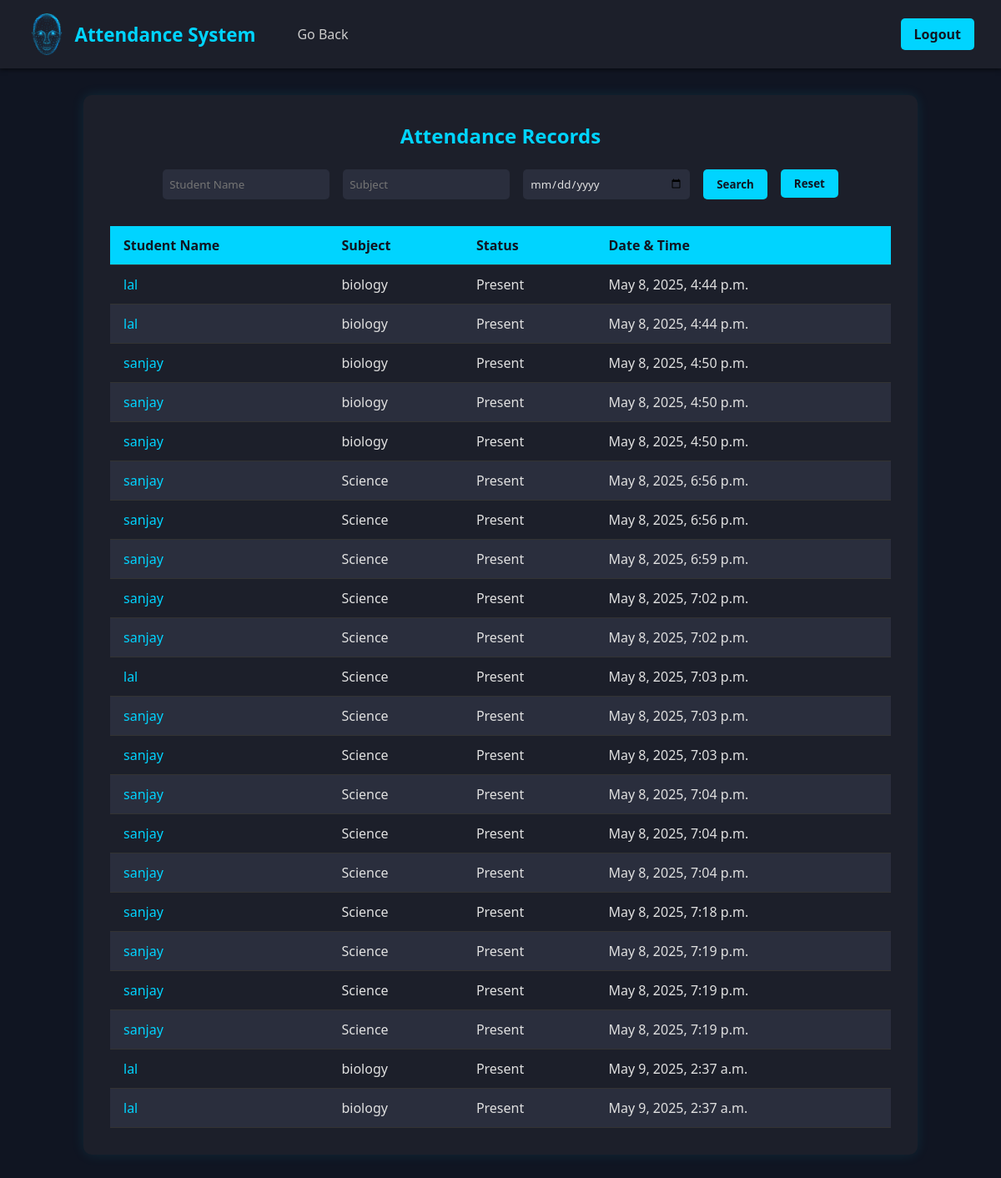
/attendance-record/ (signed in), run on an earlier commit of the app's database.
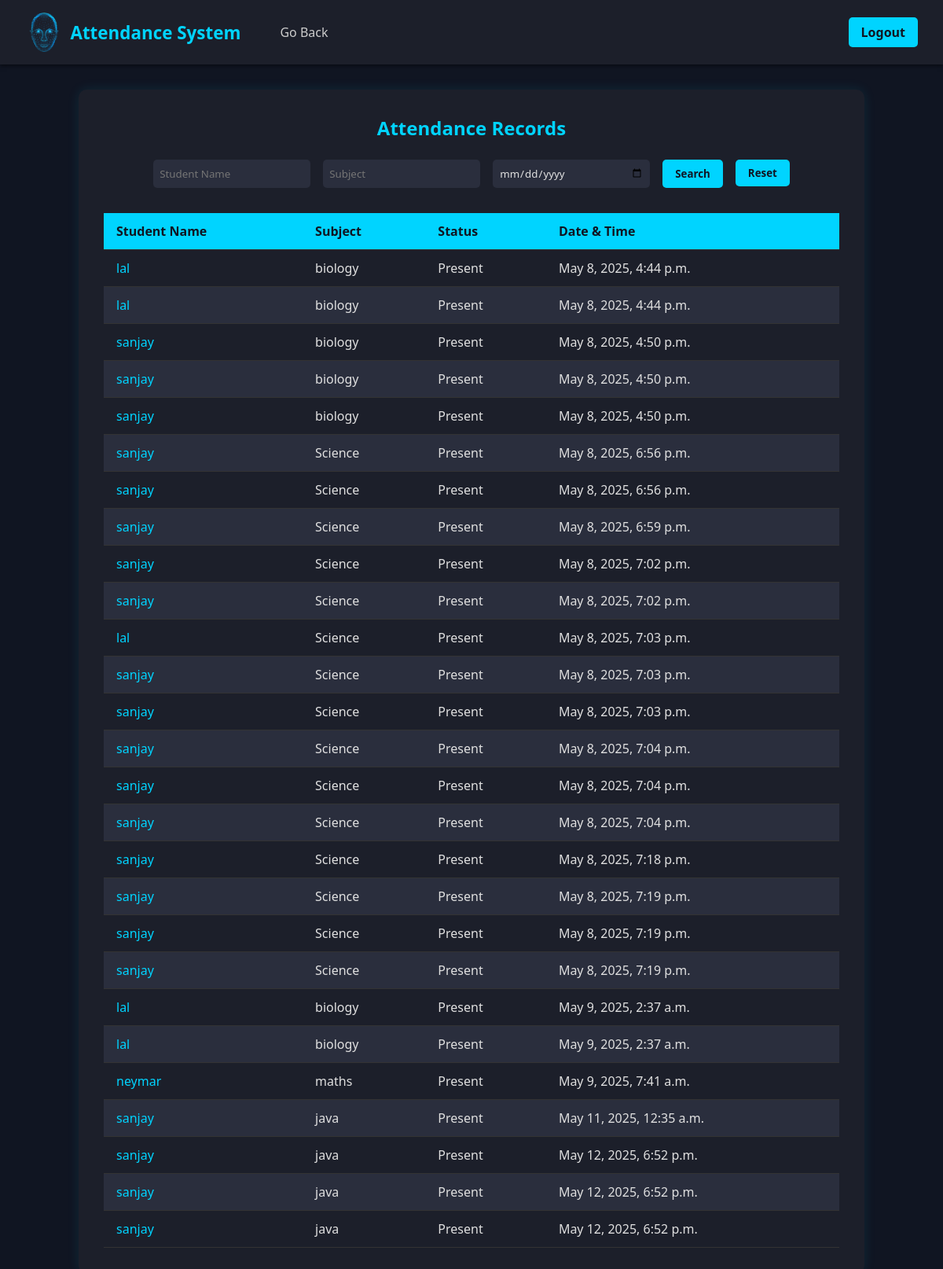
And on a later commit of the database.
### attendance_app/models.py (models this page shows)
class Attendance(models.Model):
    student = models.ForeignKey(Student, on_delete=models.CASCADE)
    subject = models.CharField(max_length=100)
    timestamp = models.DateTimeField(auto_now_add=True)
    status = models.CharField(max_length=10, choices=[('Present', 'Present'), ('Absent', 'Absent')])

class Student(models.Model):
    name = models.CharField(max_length=100)
    face_encoding = models.BinaryField()

### attendance_app/views.py (the view)
# urls.py: path('attendance-record/',views.attendance_records,name='attendance_records'),
@login_required
def attendance_records(request):
    student_query = request.GET.get("student", "")
    subject_query = request.GET.get("subject", "")
    date_query = request.GET.get("date", "")
    records = Attendance.objects.all()
    if student_query:
        records = records.filter(student__name__icontains=student_query)
    if subject_query:
        records = records.filter(subject__icontains=subject_query)
    if date_query:
        records = records.filter(timestamp__date=date_query)
    return render(request, "attendance_app/attendance_records.html", {
        "records": records,
    })

### attendance_app/templates/attendance_app/attendance_records.html (shortened to what this page needs)
<!DOCTYPE html>
<html lang="en">
<head>
    {% load static %}
</head>
<body>
    <nav>
        <div class="nav-left">
            <div class="logo">
                <img src="{% static 'attendance_app/images/logo2.png' %}" alt="Site Logo">
                Attendance System
            </div>
            <div class="nav-links">
                <a href="/dashboard/">Go Back</a>
            </div>
        </div>
        <div class="nav-right" style="display: flex; gap: 10px;">
            <a href="/login/" class="btn">Logout</a>
        </div>
    </nav>
    <main>
        <div class="container">
            <h2>Attendance Records</h2>
            <form method="GET" class="search-form">
                <input type="text" name="student" placeholder="Student Name" value="{{ request.GET.student }}">
                <input type="text" name="subject" placeholder="Subject" value="{{ request.GET.subject }}">
                <input type="date" name="date" value="{{ request.GET.date }}">
                <button type="submit">Search</button>
                <a href="{% url 'attendance_records' %}" style="text-decoration: none;">
                  <button type="button">Reset</button>
                </a>
            </form>
            {% if records %}
                <table>
                    <thead>
                        <tr>
                            <th>Student Name</th>
                            <th>Subject</th>
                            <th>Status</th>
                            <th>Date & Time</th>
                        </tr>
                    </thead>
                    <tbody>
                        {% for record in records %}
                        <tr>
                            <td>
                              <a href="{% url 'student_detail' record.student.id %}" style="color: #00d4ff; text-decoration: none;">
                                {{ record.student.name }}
                            </a>
                            </td>
                            <td>{{ record.subject }}</td>
                            <td>{{ record.status }}</td>
                            <td>{{ record.timestamp }}</td>
                        </tr>
                        {% endfor %}
                    </tbody>
                </table>
            {% else %}
                <p>No attendance records found.</p>
            {% endif %}
        </div>
    </main>
</body>
</html>

### attendance_app/templates/attendance_app/attendance_records.html (style rules this page uses)
* { margin: 0; padding: 0; box-sizing: border-box; font-family: 'Segoe UI', Tahoma, Geneva, Verdana, sans-serif; }
body { background-color: #101522; color: #e0e0e0; min-height: 100vh; display: flex; flex-direction: column; }
nav { display: flex; justify-content: space-between; align-items: center; padding: 1rem 2rem; background-color: #1c1f2a; box-shadow: 0 2px 5px rgba(0, 0, 0, 0.5); }
.nav-left { display: flex; align-items: center; gap: 20px; }
.logo { font-weight: bold; font-size: 1.4rem; display: flex; align-items: center; gap: 0.5rem; color: #00d4ff; }
.logo img { height: 50px; width: auto; }
.nav-links a { text-decoration: none; color: #ccc; font-size: 1rem; transition: color 0.3s ease; margin-left: 30px; }
.nav-right .btn { background-color: #00d4ff; color: #101522; padding: 0.5rem 1rem; border-radius: 5px; text-decoration: none; font-weight: 600; transition: background-color 0.3s ease; }
main { flex: 1; padding: 2rem; }
.container { max-width: 1000px; margin: 0 auto; background-color: #1c1f2a; padding: 2rem; border-radius: 10px; box-shadow: 0 0 15px rgba(0, 212, 255, 0.1); }
h2 { text-align: center; color: #00d4ff; margin-bottom: 1.5rem; }
form.search-form { display: flex; flex-wrap: wrap; gap: 1rem; margin-bottom: 2rem; justify-content: center; }
.search-form input[type="text"], .search-form input[type="date"] { padding: 0.5rem; border-radius: 5px; border: none; width: 200px; background-color: #2a2e3d; color: #e0e0e0; }
.search-form button { background-color: #00d4ff; color: #101522; padding: 0.5rem 1rem; border-radius: 5px; font-weight: bold; border: none; cursor: pointer; transition: background-color 0.3s ease; }
table { width: 100%; border-collapse: collapse; color: #e0e0e0; }
thead { background-color: #00d4ff; color: #101522; }
th, td { padding: 0.75rem 1rem; text-align: left; border-bottom: 1px solid #333; }
tr:nth-child(even) { background-color: #2a2e3d; }

What changed in the data, as far as the page shows it:
added Attendance: student.name "neymar", subject "maths", status "Present", timestamp "May 9, 2025, 7:41 a.m."
added Attendance: student.name "sanjay", subject "java", status "Present", timestamp "May 11, 2025, 12:35 a.m."
added Attendance: student.name "sanjay", subject "java", status "Present", timestamp "May 12, 2025, 6:52 p.m."
added Attendance: student.name "sanjay", subject "java", status "Present", timestamp "May 12, 2025, 6:52 p.m."
added Attendance: student.name "sanjay", subject "java", status "Present", timestamp "May 12, 2025, 6:52 p.m."
